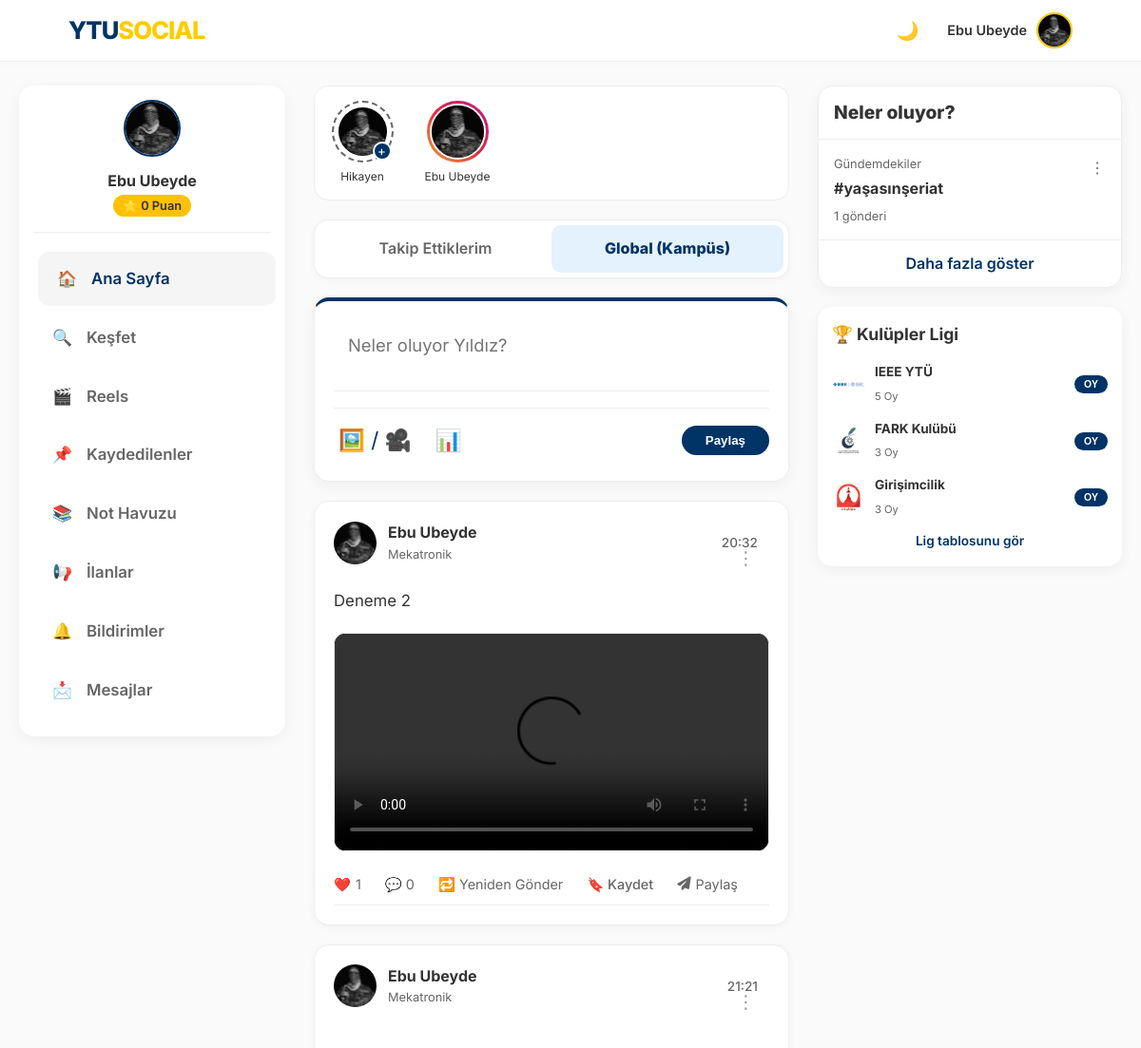
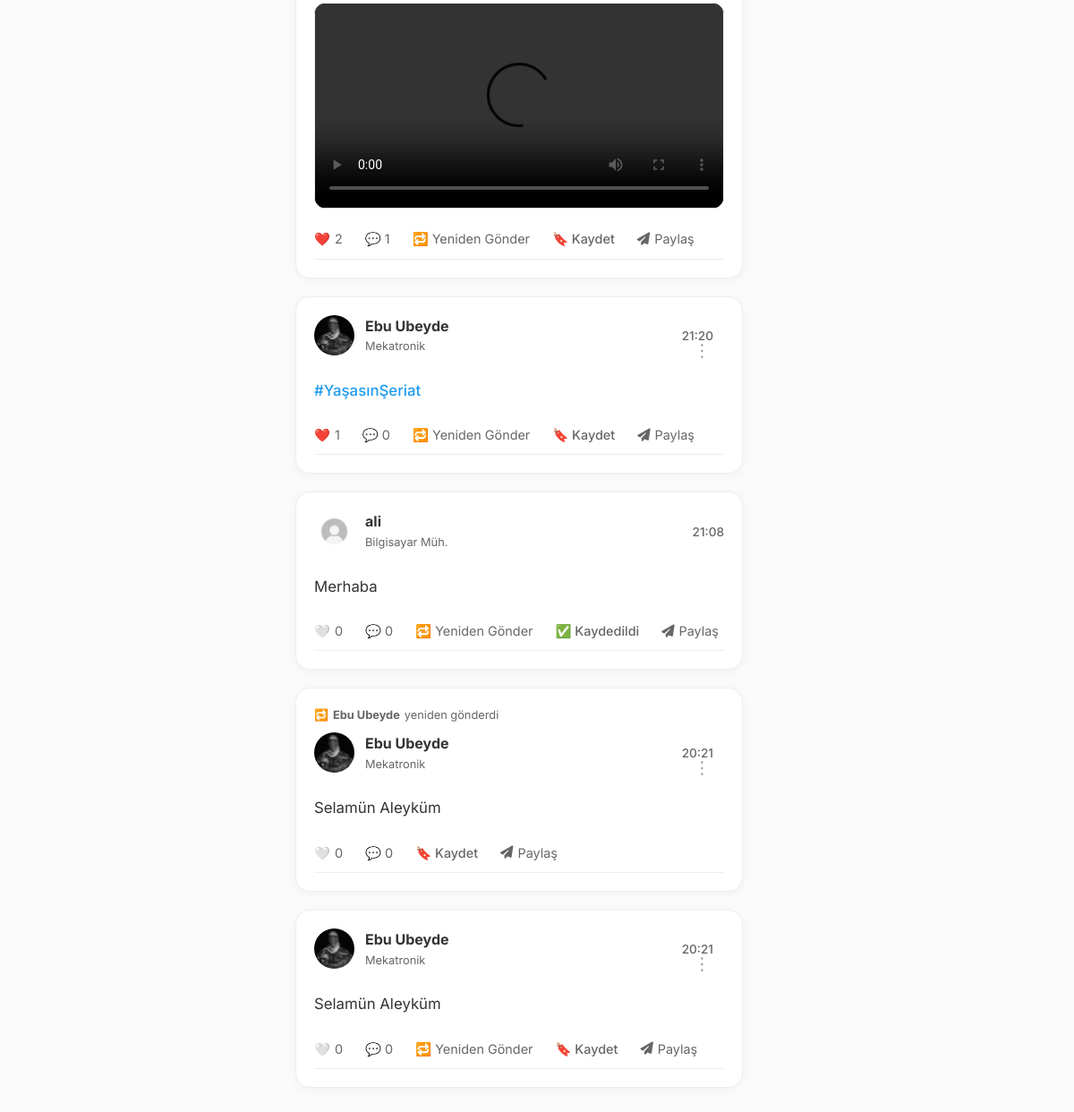
Screenshot of / (signed in) with the database file from the repository (2 pictures, top to bottom).
### app.py (models this page shows, shortened)
class User(UserMixin, db.Model):
    id = db.Column(db.Integer, primary_key=True)
    email = db.Column(db.String(120), unique=True, nullable=False)
    password = db.Column(db.String(200), nullable=False)
    username = db.Column(db.String(50), nullable=True)
    handle = db.Column(db.String(30), unique=True, nullable=True)
    stories = db.relationship('Story', backref='author', lazy=True)
    is_admin = db.Column(db.Boolean, default=False)
    department = db.Column(db.String(100), nullable=True)
    score = db.Column(db.Integer, default=0)
    bio = db.Column(db.String(200), nullable=True)
    profile_pic = db.Column(db.String(200), default='img/default_avatar.png')
    is_verified = db.Column(db.Boolean, default=False)
    otp_code = db.Column(db.String(6))
    ban_expiration = db.Column(db.DateTime, nullable=True)
    is_banned = db.Column(db.Boolean, default=False)
    posts = db.relationship('Post', backref='author', lazy=True)
    image_file = db.Column(db.String(20), nullable=True)
    comments = db.relationship('Comment', backref='author', lazy=True)
    messages_sent = db.relationship('Message', foreign_keys='Message.sender_id', backref='sender', lazy='dynamic')
    messages_received = db.relationship('Message', foreign_keys='Message.recipient_id', backref='recipient', lazy='dynamic')
    saved_posts = db.relationship('SavedPost', back_populates='user', lazy=True, cascade="all, delete-orphan")
    followed = db.relationship(
        'User', secondary=followers,
        primaryjoin=(followers.c.follower_id == id),
        secondaryjoin=(followers.c.followed_id == id),
        backref=db.backref('followers', lazy='dynamic'), lazy='dynamic'
    )
    def has_saved(self, post):
        return SavedPost.query.filter_by(user_id=self.id, post_id=post.id).first() is not None

class Post(db.Model):
    id = db.Column(db.Integer, primary_key=True)
    content = db.Column(db.Text, nullable=True)
    poll = db.relationship('Poll', uselist=False, backref='post', cascade="all, delete-orphan")
    date_posted = db.Column(db.DateTime, nullable=False, default=get_turkey_time)
    image_file = db.Column(db.String(50), nullable=True)
    user_id = db.Column(db.Integer, db.ForeignKey('user.id'), nullable=False)
    liked_by = db.relationship('User', secondary=likes, backref=db.backref('liked_posts', lazy='dynamic'))
    comments = db.relationship('Comment', backref='post', lazy=True, cascade="all, delete-orphan")
    repost_of_id = db.Column(db.Integer, db.ForeignKey('post.id'), nullable=True)
    repost_of = db.relationship('Post', remote_side=[id], backref=db.backref('reposts', cascade='all, delete-orphan'))
    report_count = db.Column(db.Integer, default=0)
    def is_video(self):
        if not self.image_file: return False
        video_exts = ['mp4', 'mov', 'avi', 'webm']
        return any(self.image_file.lower().endswith(ext) for ext in video_exts)

### app.py (the view, shortened to what this page needs)
@app.route('/', methods=['GET', 'POST'])
@login_required
def index():
    if not current_user.is_verified:
        return redirect(url_for('verify', email=current_user.email))
    one_day_ago = datetime.utcnow() - timedelta(days=1)
    active_stories = Story.query.filter(Story.timestamp > one_day_ago).order_by(Story.timestamp.asc()).all()
    stories_data = {}
    for story in active_stories:
        if story.author not in stories_data:
            stories_data[story.author] = {'stories': [], 'all_seen': True}
        seen_by_me = current_user in story.viewers
        if not seen_by_me and story.author != current_user:
            stories_data[story.author]['all_seen'] = False
        stories_data[story.author]['stories'].append({
            'id': story.id,
            'file': story.image_file,
            'timestamp': story.timestamp.strftime('%H:%M'),
            'seen': seen_by_me,
            'viewers': [u.username for u in story.viewers] if story.author == current_user else []
        })
    votes = load_votes()
    for club in CLUBS_DATA:
        club['votes'] = votes.get(club['id'], 0)
    ranked_clubs = sorted(CLUBS_DATA, key=lambda x: x['votes'], reverse=True)
    active_tab = request.args.get('tab', 'global')
    if active_tab == 'following':
        followed_ids = [user.id for user in current_user.followed]
        followed_ids.append(current_user.id)
        posts = Post.query.filter(Post.user_id.in_(followed_ids)).order_by(Post.date_posted.desc()).all()
    else:
        posts = Post.query.order_by(Post.date_posted.desc()).all()
    return render_template('index.html', clubs=ranked_clubs, votes=votes, posts=posts, active_tab=active_tab, stories=stories_data)

### templates/index.html (shortened to what this page needs)
<!DOCTYPE html>
<html lang="tr">
<head>
    <link rel="stylesheet" href="/static/style.css">
    <link href="https://cdnjs.cloudflare.com/ajax/libs/font-awesome/6.4.0/css/all.min.css" rel="stylesheet">
</head>
<body>
    {% include 'navbar_partial.html' ignore missing %}
    <div class="main-layout">
        <aside class="left-sidebar sticky-sidebar">
            <div class="club-card" style="border: none; padding: 15px;">
                <div style="text-align: center; margin-bottom: 20px; border-bottom: 1px solid var(--border-color); padding-bottom: 15px;">
                    <img src="/static/{{ current_user.profile_pic }}" style="width: 60px; height: 60px; border-radius: 50%; border: 2px solid var(--ytu-lacivert); object-fit: cover;">
                    <h3 style="font-size: 1rem; margin-top: 5px;">{{ current_user.username }}</h3>
                    <span class="badge-dept" style="background: #ffc107; color: #333; padding: 4px 10px; border-radius: 20px; font-size: 0.8rem;">
                        ⭐ {{ current_user.score }} Puan
                    </span>
                </div>
                <a href="/" class="sidebar-link active-link"><span>🏠</span> Ana Sayfa</a>
                <a href="{{ url_for('explore') }}" class="sidebar-link"><span>🔍</span> Keşfet</a>
                <a href="{{ url_for('reels') }}" class="sidebar-link"><span>🎬</span> Reels</a>
                <a href="{{ url_for('saved_posts_list') }}" class="sidebar-link"><span>📌</span> Kaydedilenler</a>
                <a href="{{ url_for('notes_pool') }}" class="sidebar-link"><span>📚</span> Not Havuzu</a>
                <a href="{{ url_for('adverts') }}" class="sidebar-link"><span>📢</span> İlanlar</a>
                <a href="{{ url_for('notifications') }}" class="sidebar-link"><span>🔔</span> Bildirimler</a>
                <a href="{{ url_for('messages_inbox') }}" class="sidebar-link"><span>📩</span> Mesajlar</a>
            </div>
        </aside>
        <main>
            <div class="stories-container">
                <div class="story-item" onclick="document.getElementById('storyInput').click()">
                    <div class="story-ring add-story-ring">
                        <img src="/static/{{ current_user.profile_pic }}" class="story-avatar">
                        <span class="add-story-icon">+</span>
                    </div>
                    <span class="story-username">Hikayen</span>
                </div>
                {% for author, data in stories.items() %}
                <div class="story-item" data-stories='{{ data.stories | tojson | safe }}' data-username="{{ author.username }}" data-userpic="/static/{{ author.profile_pic }}" data-isowner="{{ 'true' if author == current_user else 'false' }}" onclick="openStoryGalleryWrapper(this)">
                    <div class="story-ring {{ 'seen-story-ring' if data.all_seen and author != current_user else 'has-story-ring' }}">
                        <img src="/static/{{ author.profile_pic }}" class="story-avatar">
                    </div>
                    <span class="story-username">{{ author.username }}</span>
                </div>
                {% endfor %}
            </div>
            <div class="feed-tabs">
                <a href="/?tab=following" class="feed-tab {{ 'active' if active_tab == 'following' else '' }}">
                    Takip Ettiklerim
                </a>
                <a href="/?tab=global" class="feed-tab {{ 'active' if active_tab == 'global' else '' }}">
                    Global (Kampüs)
                </a>
            </div>
            <div class="club-card create-post-card">
                <form id="ajaxPostForm" enctype="multipart/form-data">
                    <textarea name="content" id="postTextarea" class="create-post-input" rows="2" placeholder="Neler oluyor Yıldız?"></textarea>
                    <div class="create-post-footer">
                        <div style="display: flex; gap: 15px;">
                            <label for="file-upload" class="file-upload-label" title="Medya Ekle">🖼️ / 🎥</label>
                            <span class="file-upload-label" title="Anket Ekle" onclick="togglePollCreator()">📊</span>
                        </div>
                        <button type="submit" class="btn-vote" style="padding: 8px 25px; border-radius: 20px;">Paylaş</button>
                    </div>
                </form>
            </div>
            <div id="feedContainer">
                {% for post in posts %}
                <div class="post-card">
                    {% if post.repost_of %}
                    <div class="repost-header">
                        <span>🔁</span>
                        <b>{{ post.author.username or 'Bir Yıldızlı' }}</b> yeniden gönderdi
                    </div>
                    {% endif %}
                    {% set display_post = post.repost_of if post.repost_of else post %}
                    <div class="post-header">
                        <div class="post-author-info">
                            <img src="/static/{{ display_post.author.profile_pic }}" class="post-avatar">
                            <div>
                                <a href="{{ url_for('user_profile', handle=display_post.author.handle) }}" class="post-author-link">
                                    <strong class="post-author-name">{{ display_post.author.username or display_post.author.email.split('@')[0] }}</strong>
                                </a>
                                <span class="post-author-dept">{{ display_post.author.department or 'Bölüm Yok' }}</span>
                            </div>
                        </div>
                        <div class="post-meta">
                            <small class="post-time">
                                {{ display_post.date_posted.strftime('%H:%M') }}
                            </small>
                            {% if display_post.author == current_user %}
                            <div style="position: relative;">
                                <button type="button" class="comment-menu-btn" onclick="toggleMenu('post-menu-{{ display_post.id }}')">⋮</button>
                            </div>
                            {% endif %}
                        </div>
                    </div>
                    <div id="post-content-{{ display_post.id }}" class="post-text">{{ display_post.content | format_tags }}</div>
                    {% if display_post.image_file %}
                    <div class="post-image-container">
                        {% if display_post.is_video() %}
                        <video controls playsinline class="post-image" style="background: black;">
                            <source src="/static/post_images/{{ display_post.image_file }}" type="video/mp4">
                        </video>
                        {% else %}
                        <img src="/static/post_images/{{ display_post.image_file }}" class="post-image" onclick="openLightbox(this.src)">
                        {% endif %}
                    </div>
                    {% endif %}
                    <div class="post-actions">
                        <span class="action-item" onclick="likePost('{{ display_post.id }}', this)">
                            {% if current_user in display_post.liked_by %}❤️{% else %}🤍{% endif %}
                            <span class="like-count">{{ display_post.liked_by|length }}</span>
                        </span>
                        <span class="action-item" onclick="toggleComments('comment-box-{{ post.id }}')">
                            💬 {{ display_post.comments|length }}
                        </span>
                        {% if not post.repost_of %}
                        <span class="action-item" onclick="repostPost('{{ display_post.id }}')">
                            🔁 Yeniden Gönder
                        </span>
                        {% endif %}
                        <span class="action-item" onclick="savePost('{{ display_post.id }}', this)">
                            {% if current_user.has_saved(display_post) %}
                            <span class="save-icon">✅ Kaydedildi</span>
                            {% else %}
                            <span class="save-icon">🔖 Kaydet</span>
                            {% endif %}
                        </span>
                        <span class="action-item" onclick="openShareModal('post', '{{ post.id }}')">
                            <i class="fas fa-paper-plane"></i> Paylaş
                        </span>
                    </div>
                </div>
                {% endfor %}
            </div>
        </main>
        <aside class="right-sidebar sticky-sidebar" style="align-self: flex-start;">
            <div class="trending-card">
                <div class="trending-header" style="cursor: pointer;" onclick="location.href='/trending'">Neler oluyor?</div>
                {% for tag, count in trending_tags[:3] %}
                <div class="trending-item-wrapper" id="tag-wrapper-{{ tag }}">
                    <a href="{{ url_for('explore', q='#' + tag) }}" class="trending-item">
                        <span class="trending-category">Gündemdekiler</span>
                        <span class="trending-tag">#{{ tag }}</span>
                        <span class="trending-count">{{ count }} gönderi</span>
                    </a>
                    <div class="trending-more" onclick="toggleTagMenu('{{ tag }}')">⋮
                    </div>
                </div>
                {% endfor %}
                <a href="/trending" class="trending-item" style="color: var(--ytu-lacivert); font-weight: 600; text-align: center; border: none; display:block;">
                    Daha fazla göster
                </a>
            </div>
            <div class="club-card" style="border: none; border-radius: 15px; margin-top: 15px; padding: 15px;">
                <h3 style="font-size: 1.1rem; margin-bottom: 15px; cursor: pointer;" onclick="location.href='/clubs_league'">🏆 Kulüpler Ligi</h3>
                {% for club in clubs[:3] %}
                <div style="display: flex; align-items: center; gap: 10px; margin-bottom: 12px;">
                    <img src="/static/img/{{ club.image }}" class="club-list-img" style="width: 35px; height: 35px; border-radius: 8px;">
                    <div style="flex: 1;">
                        <h4 style="font-size: 0.85rem; margin: 0;">{{ club.name }}</h4>
                        <span style="font-size: 0.7rem; color: var(--text-muted);">{{ club.votes }} Oy</span>
                    </div>
                    <button type="button" class="btn-vote" style="padding: 4px 10px; font-size: 0.65rem;" onclick="oyVer('{{ club.id }}', this)">OY</button>
                </div>
                {% endfor %}
                <a href="/clubs_league" style="font-size: 0.85rem; color: var(--ytu-lacivert); font-weight: 600; text-decoration: none; display: block; margin-top: 10px; text-align: center;">
                    Lig tablosunu gör
                </a>
            </div>
        </aside>
    </div>
</body>
</html>

### templates/navbar_partial.html (shortened to what this page needs)
<nav class="navbar">
    <a href="/" class="nav-logo">YTU<span>SOCIAL</span></a>
    <div class="nav-items" id="mobile-menu">
        <button type="button" onclick="toggleDarkMode()" id="theme-btn" title="Temayı Değiştir" style="background:none; border:none; cursor:pointer; font-size:1.2rem;">
            🌙
        </button>
        <div class="profile-menu" onclick="toggleProfileDropdown()">
            {% if current_user.is_authenticated %}
                <span style="font-weight: 600; font-size: 0.9rem;">{{ current_user.username }}</span>
                <img src="/static/{{ current_user.profile_pic }}" class="nav-avatar" alt="Profil">
            {% else %}
                <span style="font-weight: 600;">Misafir</span>
                <img src="/static/img/default_avatar.png" class="nav-avatar" alt="Misafir">
            {% endif %}
        </div>
    </div>
</nav>

### rows the page displays
User: username "Ebu Ubeyde", profile_pic (picture), score "0", author "Ebu Ubeyde", author "Mekatronik"
Post: author.profile_pic (picture), date_posted "20:32", content "Deneme 2", liked_by|length "1", comments|length "0", shows "🔖 Kaydet"
Post: author.profile_pic (picture), date_posted "21:21", liked_by|length "2", comments|length "1", shows "🔖 Kaydet"
Post: author.profile_pic (picture), date_posted "21:20", content "#YaşasınŞeriat", liked_by|length "1", comments|length "0", shows "🔖 Kaydet"
Post: author.profile_pic (placeholder picture), date_posted "21:08", content "Merhaba", liked_by|length "0", comments|length "0", shows "✅ Kaydedildi"
User: author "ali", author "Bilgisayar Müh."
Post: author "Ebu Ubeyde", author.profile_pic (picture), liked_by|length "0", comments|length "0", shows "🔖 Kaydet"
Post: date_posted "20:21", content "Selamün Aleyküm", author.profile_pic (picture), liked_by|length "0", comments|length "0", shows "🔖 Kaydet"

### other values shown
{{ tag }} "yaşasınşeriat"
{{ count }} "1"
{{ club.name }} "IEEE YTÜ" "FARK Kulübü" "Girişimcilik"
{{ club.votes }} "5" "3" "3"
